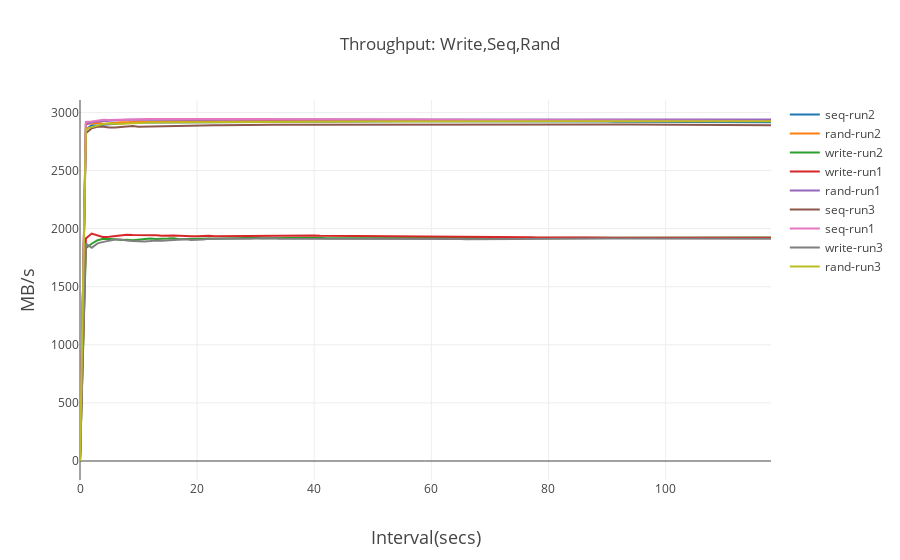

This figure's notebook cell:
### Code cell
from plotly import __version__
from plotly.offline import download_plotlyjs, init_notebook_mode, plot, iplot

init_notebook_mode(connected=True)

from plotly.graph_objs import *
import numpy as np

import cufflinks as cf
df = df_to_csv
data = [{
    'x': df.index,
    'y': df[col],
    'name': col
}  for col in df.columns]

iplot({'data': data,
       'layout': {'title': 'Throughput: Write,Seq,Rand',
                  'xaxis': {'title': 'Interval(secs)', 'titlefont':{'size': 18}},
                  'yaxis': {'title': 'MB/s', 'titlefont':{'size': 18} }}},
      filename='cufflinks/simple-line',image_width=1024, image_height=768)
